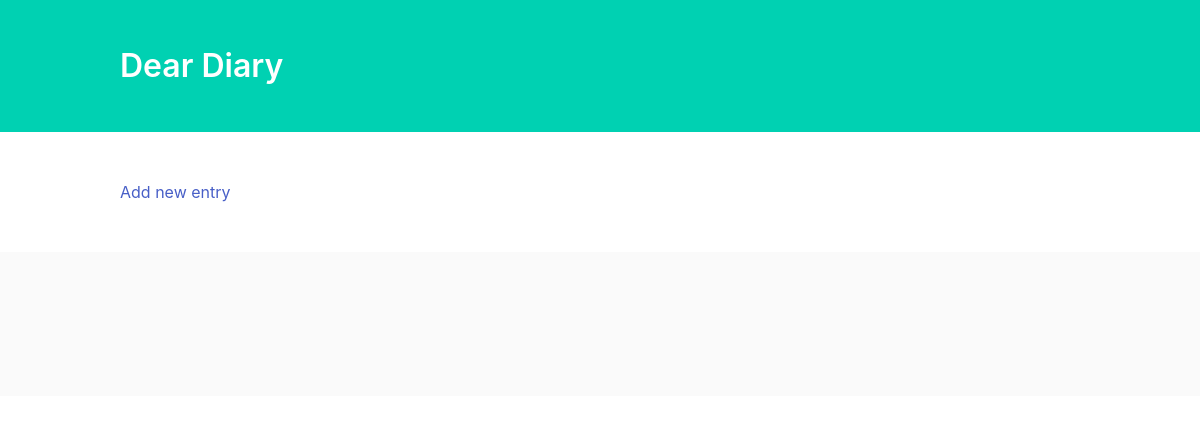
Before: / with the older database file.
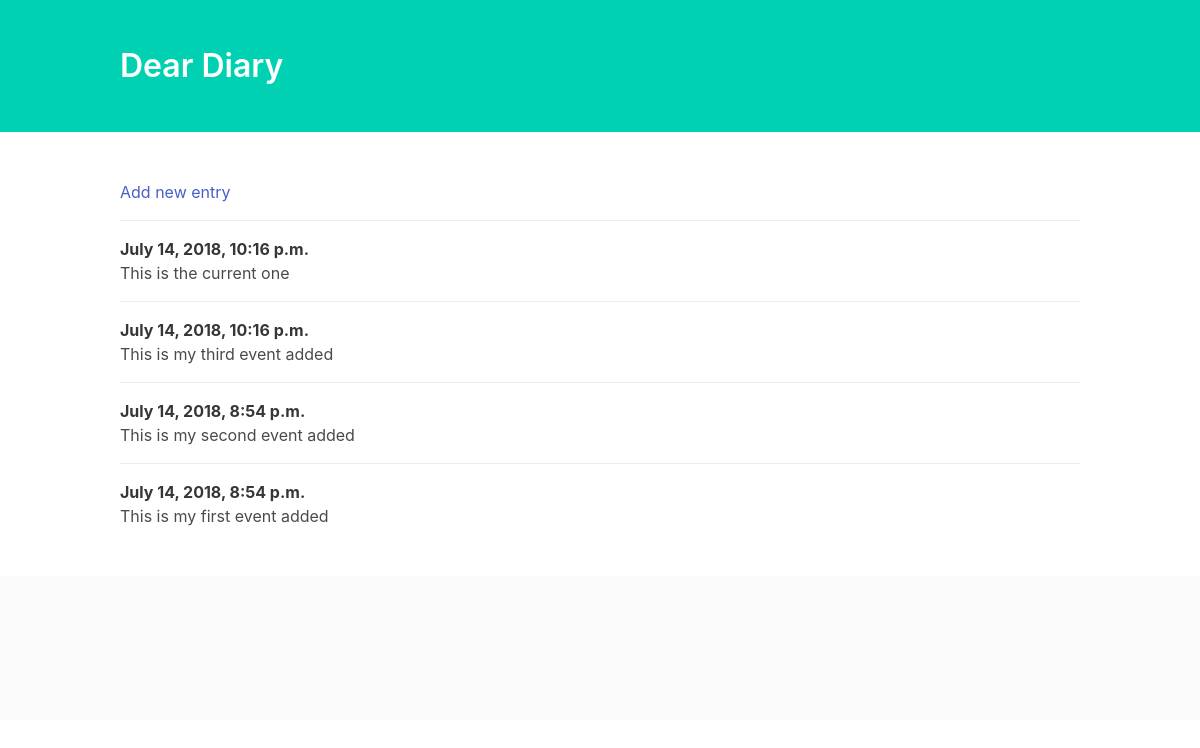
After: the same page with the newer database file.
### entries/models.py (models this page shows, shortened)
class Add(models.Model):
    text = models.TextField()
    date_added = models.DateTimeField(auto_now_add=True)
    class Meta:
        verbose_name_plural = 'Added'

### entries/views.py (the view)
# urls.py: path('', views.index, name='home'),
def index(request):
    diary = Add.objects.order_by('-date_added')
    content = {'diary' : diary}
    return render(request, 'entries/index.html', content)

### entries/templates/entries/index.html (shortened to what this page needs)
<!DOCTYPE html>
<html lang="en">
<head>
    <link rel="stylesheet" href="https://cdnjs.cloudflare.com/ajax/libs/bulma/0.6.2/css/bulma.min.css" />
</head>
<body>
    <section class="hero is-primary">
        <div class="hero-body">
            <div class="container">
                <h1 class="title">
                    Dear Diary
                </h1>
            </div>
        </div>
    </section>
    <section class="section">
        <div class="container">
            <article class="media">
                <div class="media-content">
                    <div class="content">
                        <a href="{% url 'add' %}">Add new entry</a>
                    </div>
                </div>
            </article>
            {% for i in diary %}
              <article class="media">
                <div class="media-content">
                  <div class="content">
                    <p>
                      <strong>{{ i.date_added }}</strong>
                      <br> {{ i.text }}
                    </p>
                  </div>
                </div>
              </article>
             {% endfor %}
        </div>
    </section>
    <footer class="footer">
    </footer>
</body>
</html>

Changed rows visible on the page:
added Add: date_added "July 14, 2018, 10:16 p.m.", text "This is the current one"
added Add: date_added "July 14, 2018, 10:16 p.m.", text "This is my third event added"
added Add: date_added "July 14, 2018, 8:54 p.m.", text "This is my second event added"
added Add: date_added "July 14, 2018, 8:54 p.m.", text "This is my first event added"
